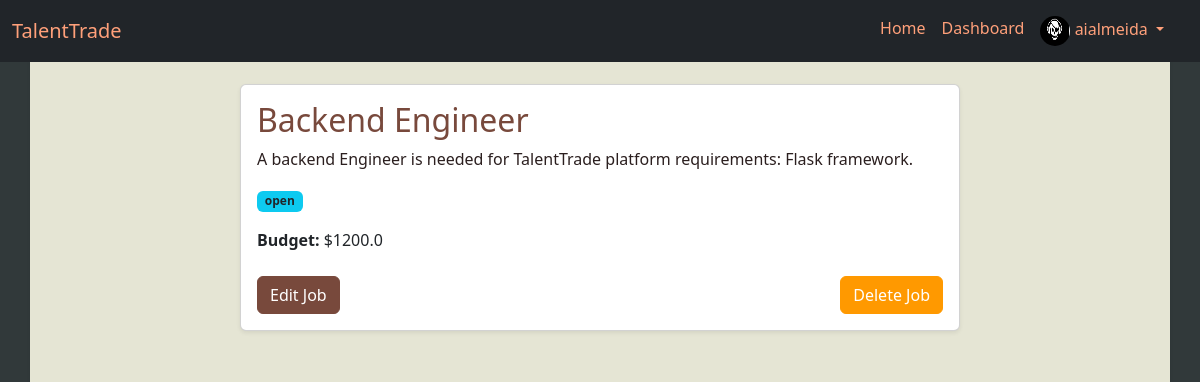
Page /job/job/1 (signed in) on the committed database.
### app/models/user.py (models this page shows, shortened)
class User(UserMixin, db.Model):
    __tablename__ = 'users'
    id: Mapped[int] = mapped_column(Integer, primary_key=True)
    username: Mapped[str] = mapped_column(String(80), unique=True, nullable=False)
    email: Mapped[str] = mapped_column(String(120), unique=True, nullable=False)
    password_hash: Mapped[str] = mapped_column(String(128), nullable=False)
    full_name: Mapped[str] = mapped_column(String(120))
    role: Mapped[str] = mapped_column(String(50))  # 'freelancer', 'client', 'admin'
    bio: Mapped[str] = mapped_column(Text)
    profile_picture: Mapped[str] = mapped_column(String(200), default='default.png')
    created_at: Mapped[datetime] = mapped_column(DateTime, default=datetime.now())
    updated_at: Mapped[datetime] = mapped_column(DateTime, default=datetime.now(), onupdate=datetime.now())
    posted_jobs = relationship('Job', foreign_keys='Job.client_id', back_populates='client')
    freelancer_jobs = relationship('Job', foreign_keys='Job.freelancer_id', back_populates='freelancer')
    reviews_given = relationship('Review', foreign_keys='Review.client_id', back_populates='client')
    reviews_received = relationship('Review', foreign_keys='Review.freelancer_id', back_populates='freelancer')
    payments_made = relationship('Payment', foreign_keys='Payment.client_id', back_populates='client')
    payments_received = relationship('Payment', foreign_keys='Payment.freelancer_id', back_populates='freelancer')
    applications = relationship('Application', foreign_keys='Application.freelancer_id', back_populates='freelancer')
    messages_sent = relationship('Message', foreign_keys='Message.sender_id', back_populates='sender')
    messages_received = relationship('Message', foreign_keys='Message.recipient_id', back_populates='recipient')

### app/models/job.py (models this page shows, shortened)
class Job(db.Model):
    __tablename__ = 'jobs'
    id: Mapped[int] = mapped_column(Integer, primary_key=True)
    title: Mapped[str] = mapped_column(String(150), nullable=False)
    description: Mapped[int] = mapped_column(Text, nullable=False)
    budget: Mapped[int] = mapped_column(Float, nullable=False)
    status: Mapped[int] = mapped_column(String(50), nullable=False, default='open')
    client_id: Mapped[int] = mapped_column(Integer, ForeignKey('users.id'), nullable=False)
    freelancer_id: Mapped[int] = mapped_column(Integer, ForeignKey('users.id'), nullable=True)
    created_at: Mapped[int] = mapped_column(DateTime, default=datetime.now)
    updated_at: Mapped[int] = mapped_column(DateTime, default=datetime.now, onupdate=datetime.now)
    client = relationship('User', foreign_keys=[client_id], back_populates='posted_jobs')
    freelancer = relationship('User', foreign_keys=[freelancer_id], back_populates='freelancer_jobs')
    applications = relationship('Application', foreign_keys='Application.job_id', back_populates='job')
    payment = relationship('Payment', foreign_keys='Payment.job_id', uselist=False, back_populates='job')
    review = relationship('Review', foreign_keys='Review.job_id', uselist=False, back_populates='job')

### app/routes/job.py (the view)
@job_bp.route('/job/<int:job_id>', methods=['GET'])
@login_required
def job_detail(job_id):
    job = Job.query.get_or_404(job_id)
    return render_template('job/job_detail.html', job=job)

### app/templates/job/job_detail.html (shortened to what this page needs)
{% extends 'base.html' %}
{% block content %}
<div class="container py-4">
    <div class="row">
        <div class="col-md-8 mx-auto">
            <div class="card shadow-sm">
                <div class="card-body">
                    <h2 class="card-title">{{ job.title }}</h2>
                    <p class="card-text">{{ job.description }}</p>
                    <div class="mb-3">
                        <span class="badge bg-info text-dark">{{ job.status }}</span>
                    </div>
                    <p class="mb-4"><strong>Budget:</strong> ${{ job.budget }}</p>
                    {% if current_user.id == job.client_id %}
                        <div class="d-flex justify-content-between">
                            <a href="{{ url_for('job.update_job', job_id=job.id) }}" class="btn btn-primary">
                                 Edit Job
                            </a>
                            <form method="POST" action="{{ url_for('job.delete_job', job_id=job.id) }}" onsubmit="return confirm('Are you sure you want to delete this job?');" class="ms-2">
                                <button type="submit" class="btn btn-danger">
                                     Delete Job
                                </button>
                            </form>
                        </div>
                    {% else %}
                        <a href="{{ url_for('application.application_form', job_id=job.id) }}" class="btn btn-success">
                            <i class="fas fa-paper-plane"></i> Apply Now
                        </a>
                    {% endif %}
                </div>
            </div>
        </div>
    </div>
</div>
{% endblock %}

### app/templates/base.html (shortened to what this page needs)
<!DOCTYPE html>
<html lang="en">
<head>
    <link href="https://cdn.jsdelivr.net/npm/bootstrap@5.3.3/dist/css/bootstrap.min.css" rel="stylesheet">
    <link rel="stylesheet" href="{{ url_for('static', filename='css/main.css') }}">
</head>
<body>
    <header>
        <nav class="navbar navbar-expand-lg navbar-dark bg-dark fixed-top">
            <div class="container-fluid">
                <a class="navbar-brand" href="{{ url_for('main.landing') }}">TalentTrade</a>
                <div class="collapse navbar-collapse" id="navbarNav">
                    <ul class="navbar-nav ms-auto">
                        <li class="nav-item">
                            <a class="nav-link" href="{{ url_for('main.landing') }}">Home</a>
                        </li>
                        {% if current_user.is_authenticated %}
                            <li class="nav-item">
                                <a class="nav-link" href="{{ url_for('main.dashboard') }}">Dashboard</a>
                            </li>
                            <li class="nav-item dropdown">
                                <a class="nav-link dropdown-toggle" href="#" id="profileDropdown" role="button" data-bs-toggle="dropdown" aria-expanded="false">
                                    <img src="{{ url_for('static', filename='images/profile_pics/' + current_user.profile_picture) }}" alt="Profile Picture" class="rounded-circle" width="30" height="30">
                                    {{ current_user.username }}
                                </a>
                            </li>
                            <li class="nav-item">
                              <a class="nav-link position-relative" href="{{ url_for('message.inbox') }}">
                                  {% set unread_message_count = unread_message_count or 0 %}
                              </a>
                          </li>
                        {% endif %}
                    </ul>
                </div>
            </div>
        </nav>
    </header>
    <main class="container vh-100 shadow-sm" style="margin-top: 60px; margin-bottom: 10px;">
        {% block content %}{% endblock %}
    </main>
</body>
</html>

### app/static/css/main.css (style rules this page uses)
body { background-color: #31393a; color: #2B1F1F; }
.container { background-color: #E5E5D4; }
.navbar { background-color: #78493C; }
.navbar .navbar-brand, .navbar-nav .nav-link { color: #FFA07A; }
.btn-primary { background-color: #78493C; border-color: #78493C; }
.btn-danger { background-color: #FF9900; border-color: #FF9900; }
a { color: #78493C; }
h1, h2, h3, h4, h5, h6 { color: #78493C; }
.text-dark { color: #2B1F1F; }
.card-title { color: #78493C; }
.card-text { color: #2B1F1F; }
.badge.bg-info { background-color: #C6E2B5; color: #2B1F1F; }

### rows in the picture
User: profile_picture (picture), username "aialmeida"
Job: title "Backend Engineer", description "A backend Engineer is needed for TalentTrade platform requirements: Flask framework.", status "open", budget "1200.0"
